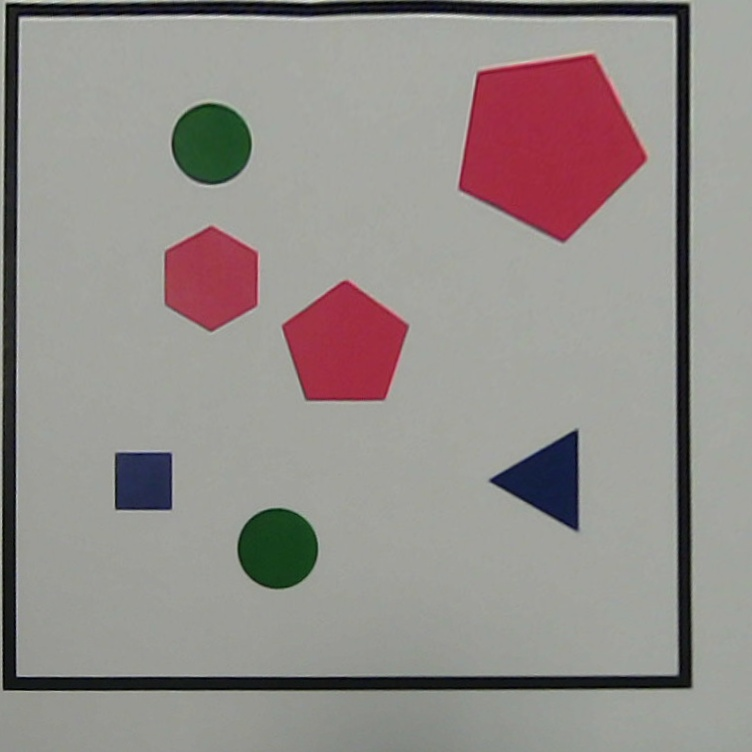
#> input picture camera_vision/square_arena_real1.jpg, 752 x 752 px
$ python camera_test.py
#> lines starting #> are read from the running program, lines starting #| are printed output that depends on the picture; after the words box and inside, x2 and y2 are one past the last pixel; in counts of white or black regions, pixels touching at a corner belong together
import numpy as np
import cv2


#------------THIS IS THE FILTERING TRIAL AND ERROR CODE--------------------
img = cv2.imread('square_arena_real1.jpg')
#> img is the input picture: shape (752, 752, 3); mean B, G, R 138.5, 141.6, 147.9

#hsv_img = img.clone()

hsv_img = cv2.cvtColor(img, cv2.COLOR_BGR2HSV)
#> hsv_img: shape (752, 752, 3); mean H, S, V 54.4, 29, 150.8

victims_mask = cv2.inRange(hsv_img, (45,50,26), (110,255,255))
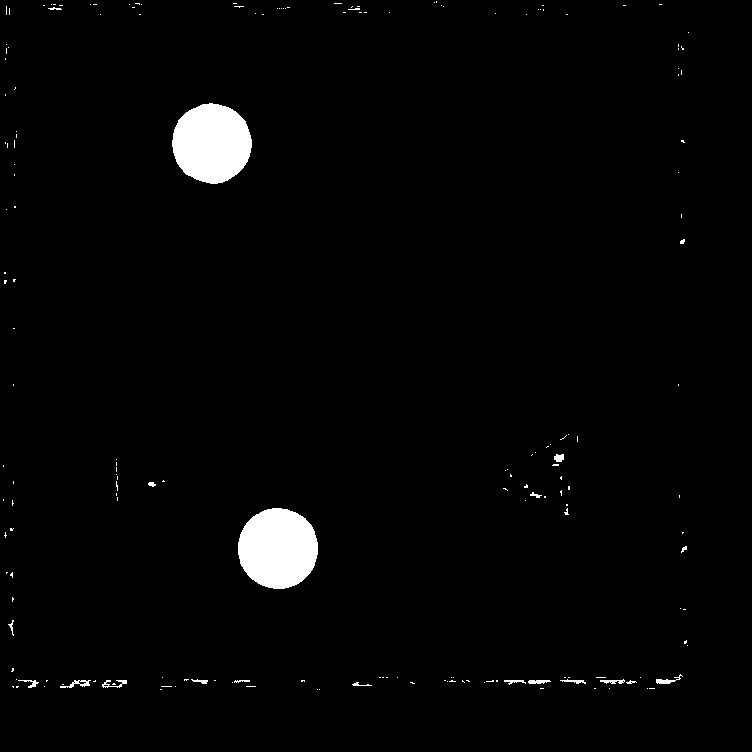
#> victims_mask: shape (752, 752); 2.1% white; 185 white regions (165 under 20 px), largest, box (x1, y1, x2, y2) and area: (238, 508, 318, 589) 5101, (172, 103, 252, 184) 4988, (60, 680, 91, 688) 102
robot_mask = cv2.inRange(hsv_img, (90,50,50),(140,255,255))
#> robot_mask: shape (752, 752); 1.3% white; 65 white regions (62 under 20 px), largest, box (x1, y1, x2, y2) and area: (491, 432, 579, 530) 4166, (117, 452, 172, 510) 3051, (577, 434, 578, 454) 20
obstacle_mask_1 = cv2.inRange(hsv_img, (0,102,86),(40,255,255))
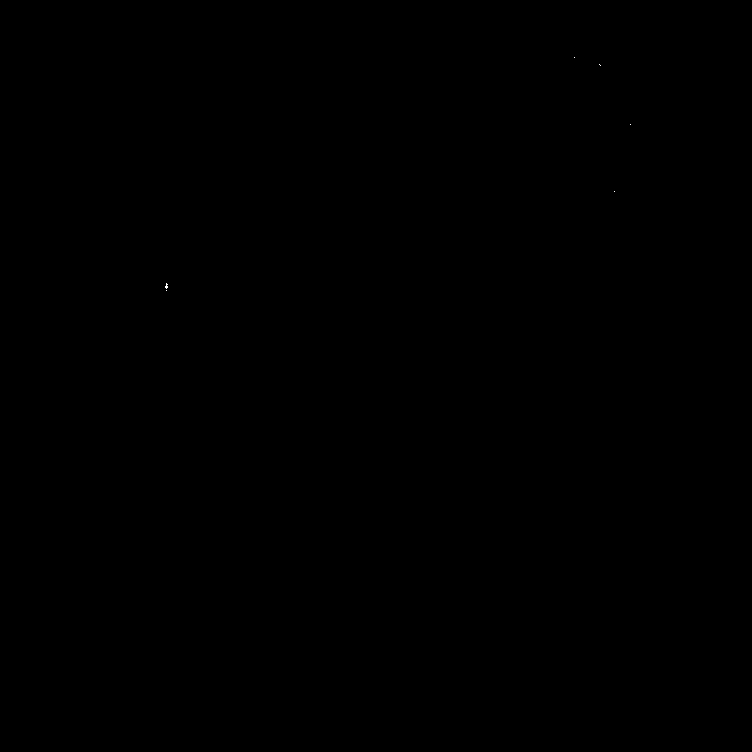
#> obstacle_mask_1: shape (752, 752); 0% white in thin lines or dots, all inside (x1, y1, x2, y2) = (165, 57, 631, 291)
obstacle_mask_2 = cv2.inRange(hsv_img, (164,102,80),(180,255,255))
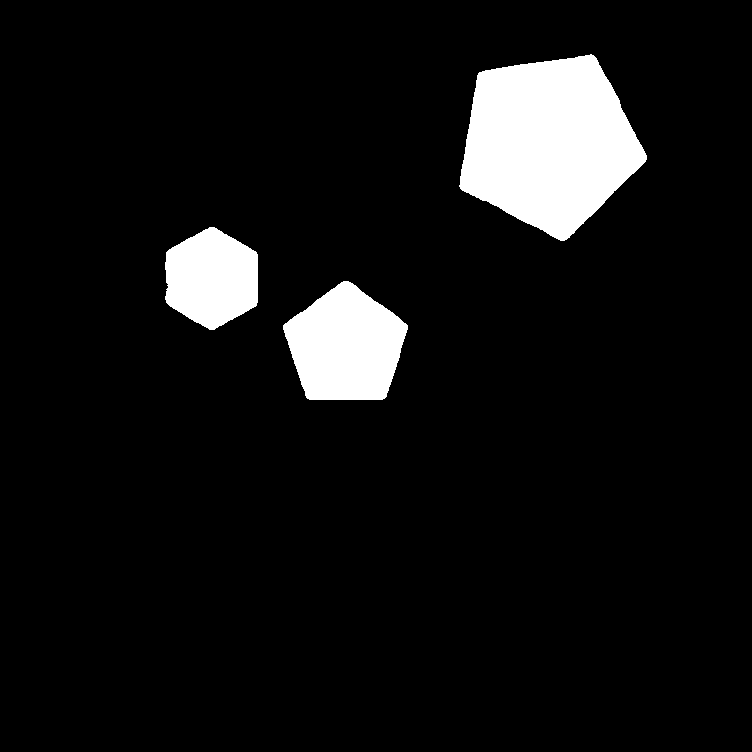
#> obstacle_mask_2: shape (752, 752); 7.4% white; 3 white regions, box (x1, y1, x2, y2) and area: (459, 54, 647, 241) 24040, (283, 281, 408, 400) 10601, (165, 227, 258, 330) 7270
obstacle_mask = cv2.addWeighted(obstacle_mask_1, 1, obstacle_mask_2, 1, 0)
#> obstacle_mask: shape (752, 752); 7.4% white; 3 white regions, box (x1, y1, x2, y2) and area: (459, 54, 647, 241) 24045, (283, 281, 408, 400) 10601, (165, 227, 258, 330) 7282

#cv2.imshow('image_victims_raw', victims_mask)
#cv2.imshow('image_robot_raw', robot_mask)
#cv2.imshow('obstacle_mask_raw', obstacle_mask)

kernel_v = cv2.getStructuringElement(cv2.MORPH_ELLIPSE, (9,9), (1,-1))
kernel_r = cv2.getStructuringElement(cv2.MORPH_RECT, (5,5), (1,1))
kernel_o= cv2.getStructuringElement(cv2.MORPH_ELLIPSE, (3,3), (1,1))

victims_mask = cv2.erode(victims_mask, kernel_v)
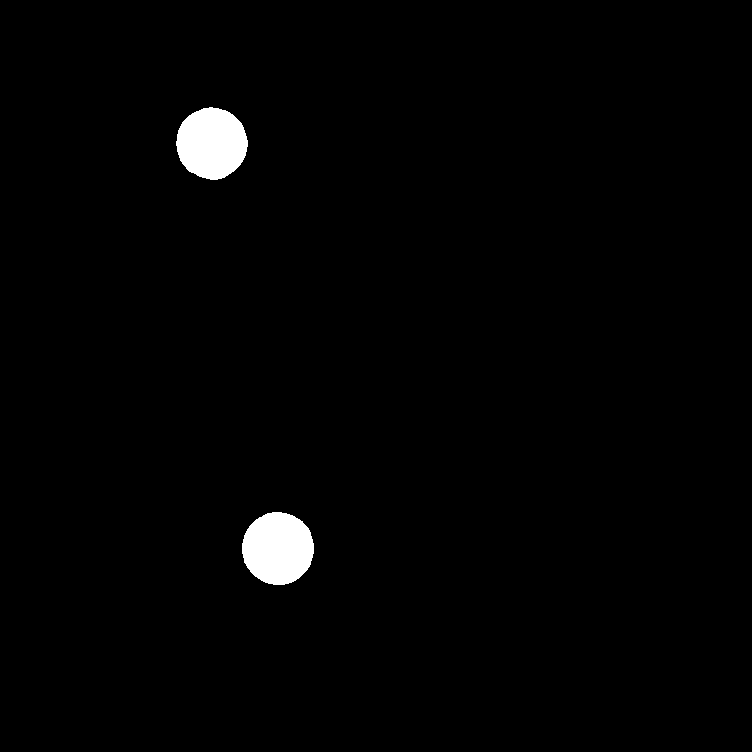
#> victims_mask: shape (752, 752); 1.4% white; 2 white regions, box (x1, y1, x2, y2) and area: (242, 512, 314, 585) 4120, (176, 107, 248, 180) 4015
victims_mask = cv2.dilate(victims_mask, kernel_v)
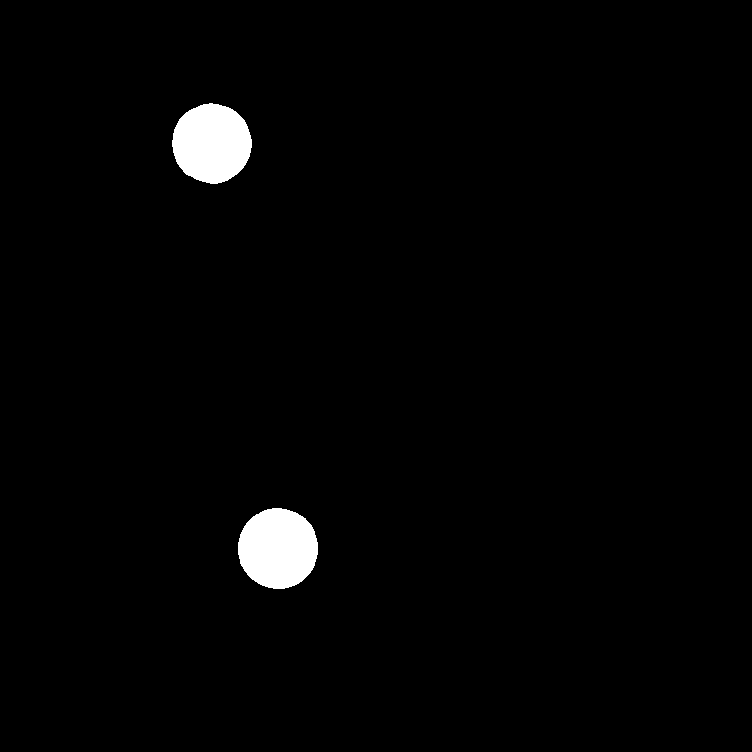
#> victims_mask: shape (752, 752); 1.8% white; 2 white regions, box (x1, y1, x2, y2) and area: (238, 508, 318, 589) 5100, (172, 103, 252, 184) 4983
#APPLY GAUSS FILTER FOR TESTING ITS FUNCTIONALITY
victims_mask = cv2.GaussianBlur(victims_mask, (5,5),2,2)

robot_mask = cv2.erode(robot_mask, kernel_r)
#> robot_mask: shape (752, 752); 1% white; 2 white regions, box (x1, y1, x2, y2) and area: (496, 438, 576, 523) 3244, (119, 454, 170, 508) 2545
robot_mask = cv2.dilate(robot_mask, kernel_r)
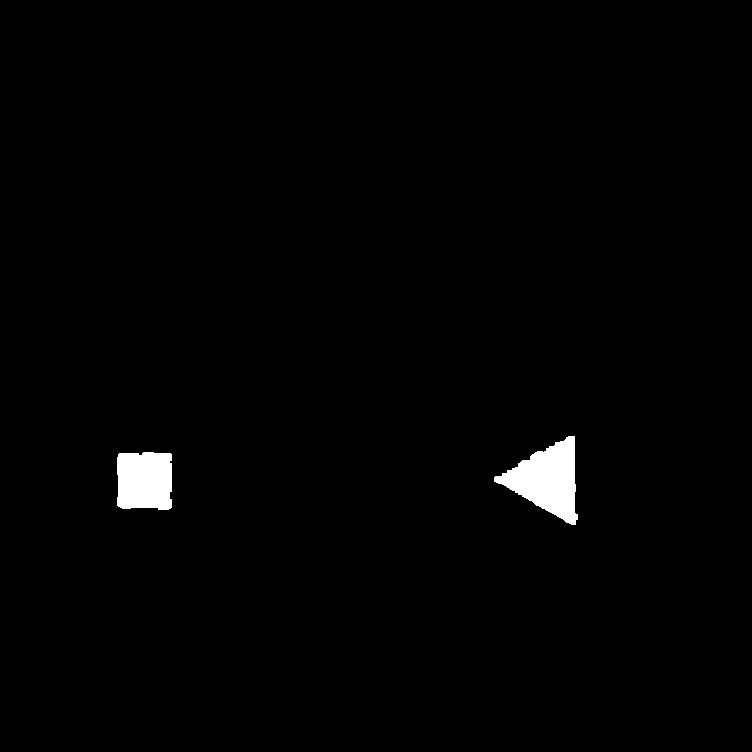
#> robot_mask: shape (752, 752); 1.2% white; 2 white regions, box (x1, y1, x2, y2) and area: (494, 436, 578, 525) 3928, (117, 452, 172, 510) 3013


obstacle_mask = cv2.erode(obstacle_mask, kernel_r)
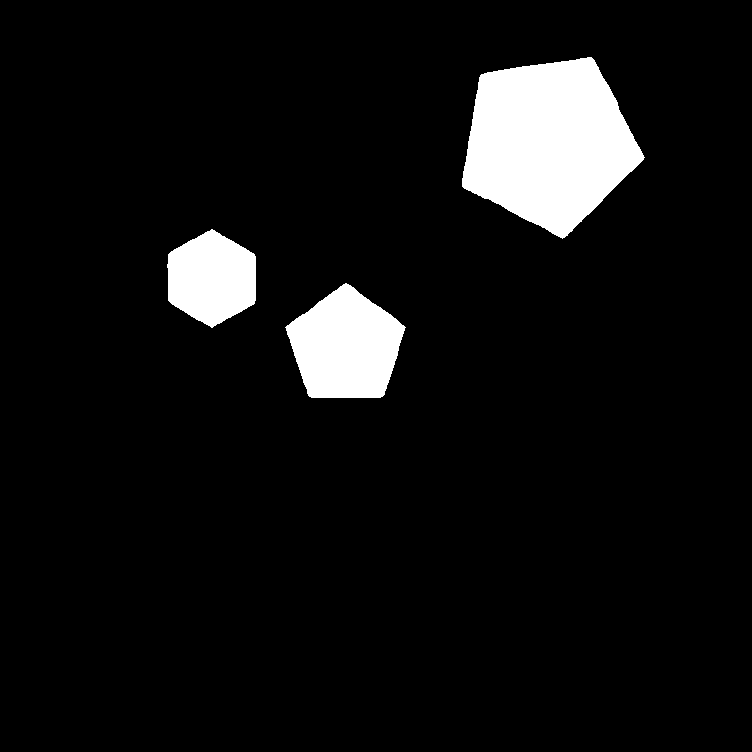
#> obstacle_mask: shape (752, 752); 6.8% white; 3 white regions, box (x1, y1, x2, y2) and area: (462, 57, 645, 239) 22565, (285, 283, 406, 398) 9641, (167, 229, 256, 328) 6508
obstacle_mask = cv2.dilate(obstacle_mask, kernel_r)
#> obstacle_mask: shape (752, 752); 7.4% white; 3 white regions, box (x1, y1, x2, y2) and area: (460, 55, 647, 241) 24041, (283, 281, 408, 400) 10601, (165, 227, 258, 330) 7276

#-----------------------THIS IS THE DIGIT RECOGNITION CODE---------------------------#

#----------INPUT IMAGE AND THRESHOLDING --------------
victims = cv2.imread('nums.jpg')
#> (the run stopped early here; a loop or call above may not have finished)
